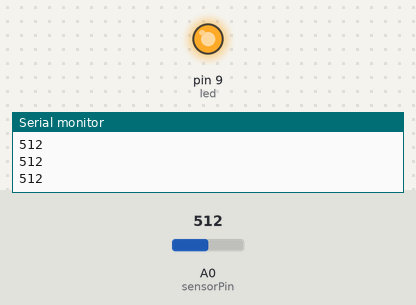
This sketch was run on a simulated Arduino Uno, built with avr-gcc and run on an emulated ATmega328P. Parts: output pins drawn as LEDs (lit = HIGH), the last lines printed to the serial monitor. The test bench sets the inputs (shaded band); at power-on: A0 (sensorPin) = 512.

Above: at 1.2 s.
1.3 s: A0 (sensorPin) set to 209
2.8 s: A0 (sensorPin) set to 190
At 3.8 s:
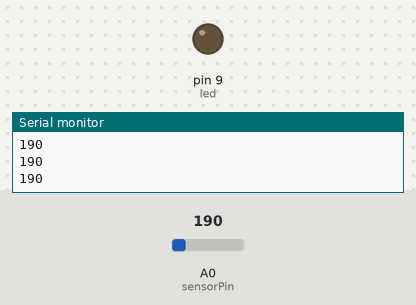
4.3 s: A0 (sensorPin) set to 210
At 5.2 s:
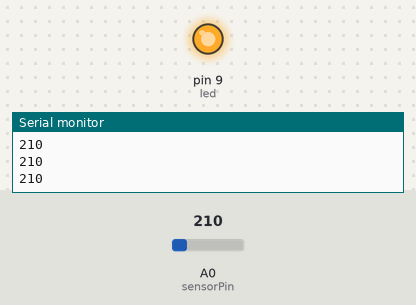
5.8 s: A0 (sensorPin) set to 122
At 6.5 s:
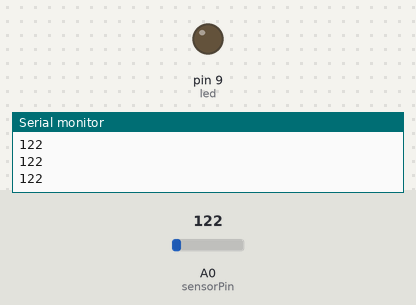
Timing chart, 0 to 8.3 s (numbered marks = the images above; inputs shaded):
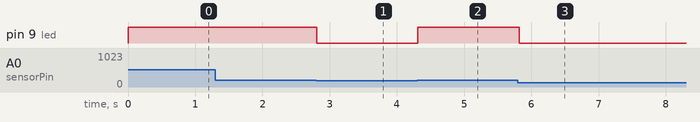

Measured:
- the behaviour switches between 201 and 200 on A0 (sensorPin) (found by bisection; images 0 and 1)
- after the input at 2.8 s, pin 9 (led): HIGH → LOW at once
- after the input at 4.3 s, pin 9 (led): LOW → HIGH at once
- after the input at 5.8 s, pin 9 (led): HIGH → LOW at once

The sketch:

Temp_With_Led.ino
```cpp
int sensorPin = A0;
int led = 9;

void setup() {
  pinMode(led, OUTPUT);
  Serial.begin(9600);
}

void loop() {
  int value = analogRead(sensorPin);

  Serial.println(value);

  if (value > 200) {
    digitalWrite(led, HIGH);
  } else {
    digitalWrite(led, LOW);
  }

  delay(100);
}
```
